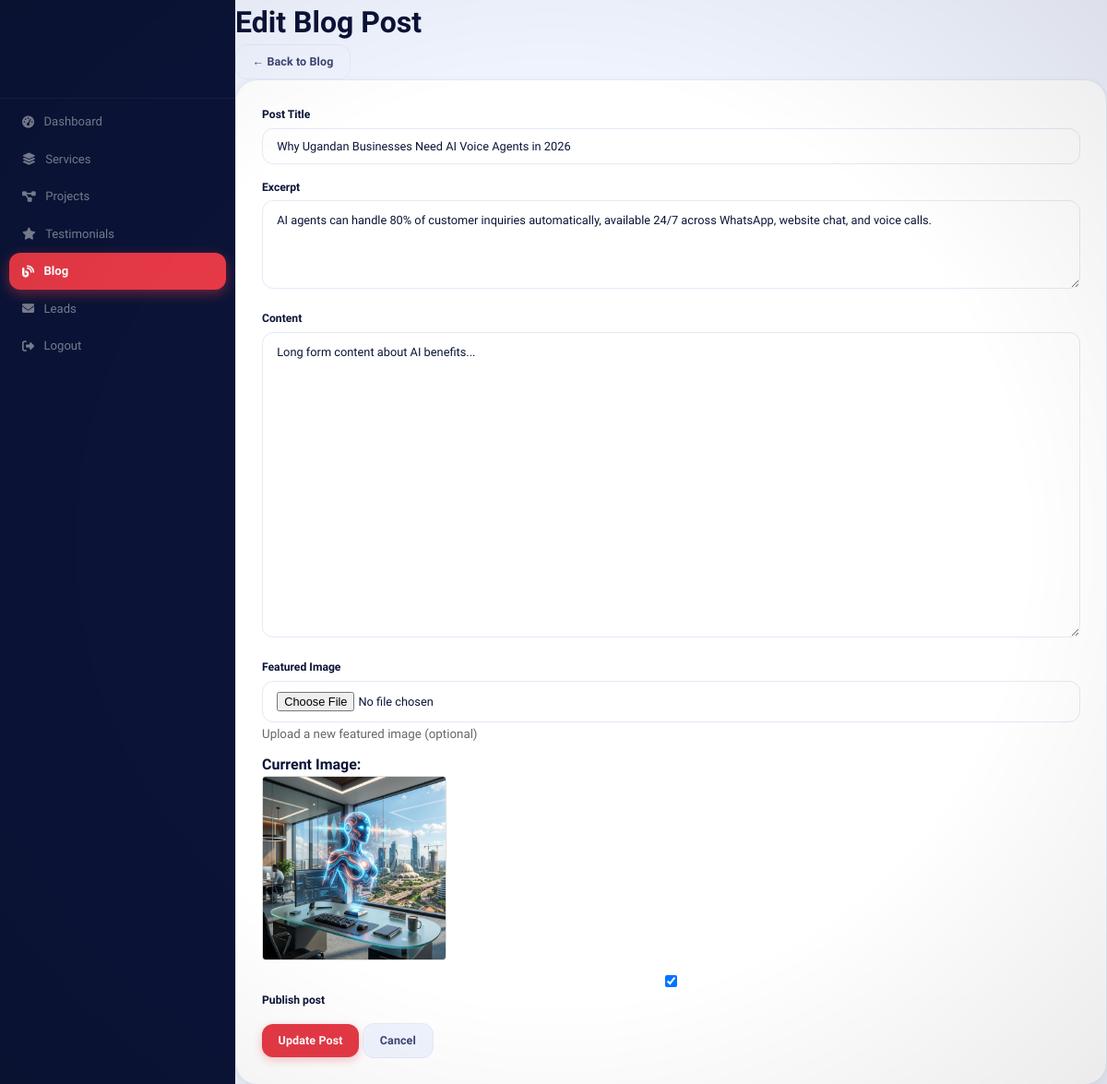
Page /admin/blog-edit.php?id=1 (signed in) on the committed database.
### tables this page shows
CREATE TABLE blog_posts (
  id INT PRIMARY KEY AUTO_INCREMENT,
  title VARCHAR(255) NOT NULL,
  slug VARCHAR(255) UNIQUE NOT NULL,
  excerpt TEXT,
  content LONGTEXT,
  featured_image VARCHAR(255),
  author VARCHAR(100) DEFAULT 'Mctech-hub Team',
  is_published BOOLEAN DEFAULT FALSE,
  published_at TIMESTAMP NULL,
  created_at TIMESTAMP DEFAULT CURRENT_TIMESTAMP
);

### admin/blog-edit.php (the view, shortened to what this page needs)
<?php
include '../includes/config.php';
$id = (int)$_GET['id'];
$stmt = $pdo->prepare("SELECT * FROM blog_posts WHERE id = ?");
$stmt->execute([$id]);
$post = $stmt->fetch();
?>
<!DOCTYPE html>
<html lang="en">
<head>
    <link href="https://cdnjs.cloudflare.com/ajax/libs/font-awesome/6.4.0/css/all.min.css" rel="stylesheet">
    <link rel="stylesheet" href="../assets/css/style.css">
    <link rel="stylesheet" href="../assets/css/admin.css">
</head>
<body class="admin-dashboard">
<div class="admin-container">
    <aside class="admin-sidebar">
        <div class="sidebar-header">
            <h2><i class="fas fa-cogs"></i> Admin</h2>
            <p>Welcome, <?php echo htmlspecialchars($_SESSION['admin_username']); ?></p>
        </div>
        <nav class="admin-nav">
            <a href="index.php" class="nav-item"><i class="fas fa-tachometer-alt"></i> Dashboard</a>
            <a href="services.php" class="nav-item"><i class="fas fa-layer-group"></i> Services</a>
            <a href="projects.php" class="nav-item"><i class="fas fa-project-diagram"></i> Projects</a>
            <a href="testimonials.php" class="nav-item"><i class="fas fa-star"></i> Testimonials</a>
            <a href="blog.php" class="nav-item active"><i class="fas fa-blog"></i> Blog</a>
            <a href="leads.php" class="nav-item"><i class="fas fa-envelope"></i> Leads</a>
            <a href="login.php?logout=1" class="nav-item"><i class="fas fa-sign-out-alt"></i> Logout</a>
        </nav>
    </aside>
    <main class="admin-main">
        <header class="admin-header">
            <h1>Edit Blog Post</h1>
            <a href="blog.php" class="btn btn-secondary">← Back to Blog</a>
        </header>
        <div class="form-container">
            <form method="POST" enctype="multipart/form-data">
                <div class="form-group">
                    <label>Post Title</label>
                    <input type="text" name="title" placeholder="Blog Post Title" value="<?php echo htmlspecialchars($post['title']); ?>" required>
                </div>
                <div class="form-group">
                    <label>Excerpt</label>
                    <textarea name="excerpt" placeholder="Short excerpt (150 characters max)" rows="3" maxlength="150"><?php echo htmlspecialchars($post['excerpt']); ?></textarea>
                </div>
                <div class="form-group">
                    <label>Content</label>
                    <textarea name="content" placeholder="Full blog post content" rows="15" required><?php echo htmlspecialchars($post['content']); ?></textarea>
                </div>
                <div class="form-group">
                    <label>Featured Image</label>
                    <input type="file" name="featured_image" accept="image/*" onchange="previewImage(event)">
                    <small style="color: #666;">Upload a new featured image (optional)</small>
                    <?php if ($post['featured_image']): ?>
                        <div id="current-image" style="margin-top: 10px;">
                            <p><strong>Current Image:</strong></p>
                            <img src="../assets/images/<?php echo htmlspecialchars($post['featured_image']); ?>" alt="Current Image" style="max-width: 300px; max-height: 200px; border: 1px solid #ddd; border-radius: 4px;">
                        </div>
                    <?php endif; ?>
                </div>
                <div class="form-group">
                    <label><input type="checkbox" name="is_published" <?php echo $post['is_published'] ? 'checked' : ''; ?>> Publish post</label>
                </div>
                <button type="submit" name="update_post" class="btn btn-primary">Update Post</button>
                <a href="blog.php" class="btn btn-secondary">Cancel</a>
            </form>
        </div>
    </main>
</div>
</body>
</html>

### assets/css/style.css (style rules this page uses)
:root { --primary: #003d99; --primary-dark: #001f4d; --primary-light: #0052cc; --secondary: #003d99; --accent: #ff8c00; --accent-light: #ffaa33; --success: #10b981; --warning: #ff8c00; --white: #ffffff; --light: #f9fbfc; --dark: #1e293b; --text-dark: #003d99; --text-light: #666666; --border-radius: 12px; --shadow: 0 4px 6px rgba(0, 0, 0, 0.07); --shadow-hover: 0 20px 25px rgba(0, 0, 0, 0.15); --transition: 0.3s ease; --transition-slow: 0.5s ease; --z-dropdown: 1000; --z-sticky: 1020; --z-fixed: 1030; --z-modal-backdrop: 1040; --z-modal: 1050; --z-popover: 1060; --z-tooltip: 1070; --gradient: linear-gradient(135deg, #003d99, #ff8c00); --gradient-primary: linear-gradient( 135deg, #001f4d 0%, #002e7a 50%, #003d99 100% ); --gradient-secondary: linear-gradient(135deg, #ff8c00, #ffaa33); --perspective: 1200px; }
* { margin: 0; padding: 0; box-sizing: border-box; }
html { scroll-behavior: smooth; }
body { font-family: "Poppins", sans-serif; background: #ffffff; color: #333333; line-height: 1.6; font-size: 16px; overflow-x: hidden; }
body { animation: pageZoomIn 1.2s cubic-bezier(0.23, 1, 0.32, 1) forwards; }
.btn { display: inline-flex; align-items: center; justify-content: center; gap: 0.5rem; padding: 0.875rem 1.75rem; border: none; border-radius: 10px; font-size: 1rem; font-weight: 600; text-decoration: none; cursor: pointer; transition: all 0.4s cubic-bezier(0.23, 1, 0.32, 1); position: relative; overflow: hidden; z-index: 1; }
.btn::before { content: ""; position: absolute; top: 0; left: -100%; width: 100%; height: 100%; background: linear-gradient( 90deg, transparent, rgba(255, 255, 255, 0.2), transparent ); transition: left 0.5s; }
.btn::after { content: ""; position: absolute; top: 0; left: -150%; width: 100%; height: 100%; background: linear-gradient( 90deg, transparent, rgba(255, 255, 255, 0.4), transparent ); transform: skewX(-20deg); transition: left 0.5s ease; pointer-events: none; }
.btn-primary { background: #003d99; color: #ffffff; box-shadow: 0 4px 6px rgba(0, 61, 153, 0.15); }
.btn-secondary { background: rgba(255, 255, 255, 0.1); color: #ffffff; border: 1px solid rgba(255, 255, 255, 0.3); backdrop-filter: blur(10px); }
input[type="text"], input[type="email"], input[type="password"], textarea, select { width: 100%; padding: 0.75rem 1rem; border: 2px solid #e2e8f0; border-radius: 8px; font-family: inherit; transition: all 0.3s ease; }
main { width: 100%; overflow-x: hidden; }

### rows in the picture
blog_posts: title "Why Ugandan Businesses Need AI Voice Agents in 2026", excerpt "AI agents can handle 80% of customer inquiries automatically, available 24/7 across WhatsApp, website chat, and voice calls.", content "Long form content about AI benefits...", featured_image (picture), is_published "☑"
